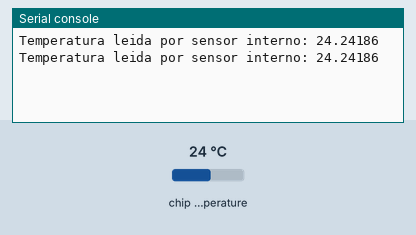
Simulated run of this program. Board: Raspberry Pi Pico running MicroPython. Parts: the last lines printed to the serial console. Inputs (shaded band) come from the test bench; at power-on: chip temperature 24 °C.

Above: at 1.2 s.
1.3 s: chip temperature set to 1 °C
At 2.6 s:
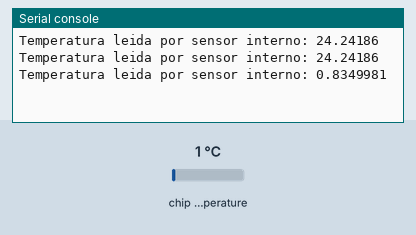
2.8 s: chip temperature set to 11 °C
At 3.7 s:
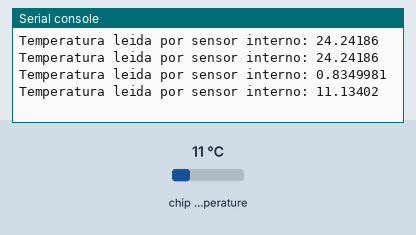
Timing chart, 0 to 5.8 s (numbered marks = the images above; inputs shaded):
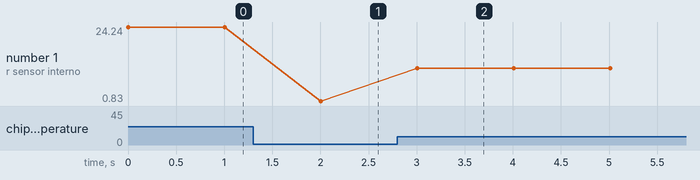

Measured:
- after the input at 1.3 s, the serial console: prints a new line after 0.71 s (image 1)
- after the input at 2.8 s, the serial console: prints a new line after 0.21 s (image 2)
- plotted number 1: 24.24 → 0.83 after the input at 1.3 s, 0.83 → 11.13 after the input at 2.8 s

The program:

main.py
```python
# GEEK FACTORY - Dale vuelo a tus proyectos
# https://www.geekfactory.mx
#
# Ejemplo para leer el sensor de temperatura interno de un microcontrolador RP2040
# Creamos una función que podemos reutilizar en nuestros proyectos para leer la temperatura
# con el sensor interno.
#
import machine,time

# objeto utilizado para acceder al pin canal analógico del sensor de temperatura interno
tempadc = machine.ADC(4)

# Función para leer sensor de temperatura interno de un microcontrolador RP2040
#
# Esta función lee el sensor de temperatura 10 veces y calcula el promedio de las lecturas,
# retornando un valor mas preciso y libre de ruido.
def tsensor_read_temperature():
    temp = 0
    for i in range(0,10):
        temp += 27 - ((tempadc.read_u16() * (3.3 / 65536)) - 0.706) / 0.001721
        time.sleep_us(100)
    return temp/10

# ciclo principal del programa
while True:
    # llamar a la función para leer el sensor e imprimir a la terminal
    temperature = tsensor_read_temperature()
    print(f"Temperatura leida por sensor interno: {temperature}")
    # esperar un segundo entre lecturas para no saturar la pantalla
    time.sleep(1)
```
